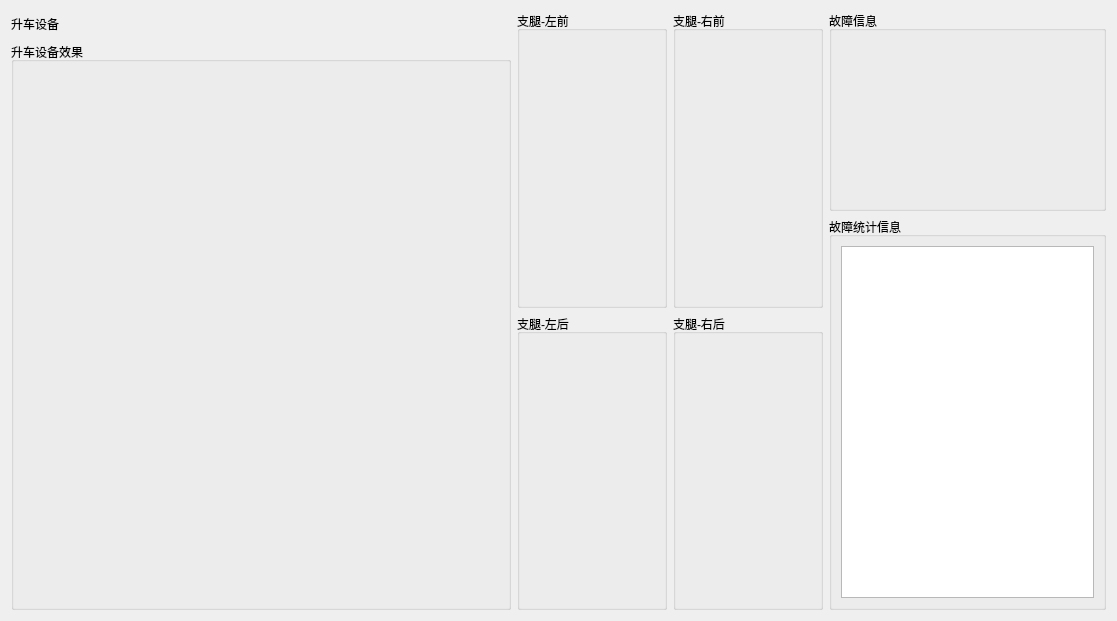
<?xml version="1.0" encoding="UTF-8"?>
<ui version="4.0">
 <class>RaiseEquipWgt</class>
 <widget class="QWidget" name="RaiseEquipWgt">
  <property name="geometry">
   <rect>
    <x>0</x>
    <y>0</y>
    <width>1117</width>
    <height>621</height>
   </rect>
  </property>
  <property name="windowTitle">
   <string>Form</string>
  </property>
  <layout class="QHBoxLayout" name="horizontalLayout">
   <item>
    <layout class="QVBoxLayout" name="verticalLayout"/>
   </item>
   <item>
    <layout class="QVBoxLayout" name="verticalLayout_2"/>
   </item>
   <item>
    <layout class="QVBoxLayout" name="verticalLayout_3">
     <item>
      <widget class="QLabel" name="label">
       <property name="maximumSize">
        <size>
         <width>16777215</width>
         <height>25</height>
        </size>
       </property>
       <property name="text">
        <string>升车设备</string>
       </property>
      </widget>
     </item>
     <item>
      <widget class="QGroupBox" name="groupBox">
       <property name="minimumSize">
        <size>
         <width>500</width>
         <height>0</height>
        </size>
       </property>
       <property name="title">
        <string>升车设备效果</string>
       </property>
      </widget>
     </item>
    </layout>
   </item>
   <item>
    <layout class="QGridLayout" name="gridLayout">
     <item row="1" column="0">
      <widget class="QGroupBox" name="groupBox_4">
       <property name="minimumSize">
        <size>
         <width>150</width>
         <height>0</height>
        </size>
       </property>
       <property name="title">
        <string>支腿-左后</string>
       </property>
       <layout class="QGridLayout" name="gridLayout_4">
        <item row="0" column="0">
         <widget class="QLineEdit" name="EditMacPosLB">
          <property name="styleSheet">
           <string notr="true">background:transparent;
border-width:0;
border-style:outset</string>
          </property>
          <property name="readOnly">
           <bool>true</bool>
          </property>
         </widget>
        </item>
        <item row="1" column="0">
         <widget class="QLineEdit" name="EditMacEleLB">
          <property name="styleSheet">
           <string notr="true">background:transparent;
border-width:0;
border-style:outset</string>
          </property>
          <property name="readOnly">
           <bool>true</bool>
          </property>
         </widget>
        </item>
        <item row="2" column="0">
         <widget class="QLineEdit" name="EditMacSpdLB">
          <property name="styleSheet">
           <string notr="true">background:transparent;
border-width:0;
border-style:outset</string>
          </property>
          <property name="readOnly">
           <bool>true</bool>
          </property>
         </widget>
        </item>
        <item row="3" column="0">
         <widget class="QLineEdit" name="EditMacTempLB">
          <property name="styleSheet">
           <string notr="true">background:transparent;
border-width:0;
border-style:outset</string>
          </property>
          <property name="readOnly">
           <bool>true</bool>
          </property>
         </widget>
        </item>
        <item row="4" column="0">
         <widget class="QLineEdit" name="EditLegDisLB">
          <property name="styleSheet">
           <string notr="true">background:transparent;
border-width:0;
border-style:outset</string>
          </property>
          <property name="readOnly">
           <bool>true</bool>
          </property>
         </widget>
        </item>
        <item row="5" column="0">
         <widget class="QLineEdit" name="EditOutLimitLB">
          <property name="styleSheet">
           <string notr="true">background:transparent;
border-width:0;
border-style:outset</string>
          </property>
          <property name="readOnly">
           <bool>true</bool>
          </property>
         </widget>
        </item>
        <item row="6" column="0">
         <widget class="QLineEdit" name="EditInLimitLB">
          <property name="styleSheet">
           <string notr="true">background:transparent;
border-width:0;
border-style:outset</string>
          </property>
          <property name="readOnly">
           <bool>true</bool>
          </property>
         </widget>
        </item>
       </layout>
      </widget>
     </item>
     <item row="1" column="1">
      <widget class="QGroupBox" name="groupBox_5">
       <property name="minimumSize">
        <size>
         <width>150</width>
         <height>0</height>
        </size>
       </property>
       <property name="title">
        <string>支腿-右后</string>
       </property>
       <layout class="QGridLayout" name="gridLayout_6">
        <item row="0" column="0">
         <widget class="QLineEdit" name="EditMacPosRB">
          <property name="styleSheet">
           <string notr="true">background:transparent;
border-width:0;
border-style:outset</string>
          </property>
          <property name="readOnly">
           <bool>true</bool>
          </property>
         </widget>
        </item>
        <item row="1" column="0">
         <widget class="QLineEdit" name="EditMacEleRB">
          <property name="styleSheet">
           <string notr="true">background:transparent;
border-width:0;
border-style:outset</string>
          </property>
          <property name="readOnly">
           <bool>true</bool>
          </property>
         </widget>
        </item>
        <item row="2" column="0">
         <widget class="QLineEdit" name="EditMacSpdRB">
          <property name="styleSheet">
           <string notr="true">background:transparent;
border-width:0;
border-style:outset</string>
          </property>
          <property name="readOnly">
           <bool>true</bool>
          </property>
         </widget>
        </item>
        <item row="3" column="0">
         <widget class="QLineEdit" name="EditMacTempRB">
          <property name="styleSheet">
           <string notr="true">background:transparent;
border-width:0;
border-style:outset</string>
          </property>
          <property name="readOnly">
           <bool>true</bool>
          </property>
         </widget>
        </item>
        <item row="4" column="0">
         <widget class="QLineEdit" name="EditLegDisRB">
          <property name="styleSheet">
           <string notr="true">background:transparent;
border-width:0;
border-style:outset</string>
          </property>
          <property name="readOnly">
           <bool>true</bool>
          </property>
         </widget>
        </item>
        <item row="5" column="0">
         <widget class="QLineEdit" name="EditOutLimitRB">
          <property name="styleSheet">
           <string notr="true">background:transparent;
border-width:0;
border-style:outset</string>
          </property>
          <property name="readOnly">
           <bool>true</bool>
          </property>
         </widget>
        </item>
        <item row="6" column="0">
         <widget class="QLineEdit" name="EditInLimitRB">
          <property name="styleSheet">
           <string notr="true">background:transparent;
border-width:0;
border-style:outset</string>
          </property>
          <property name="readOnly">
           <bool>true</bool>
          </property>
         </widget>
        </item>
       </layout>
      </widget>
     </item>
     <item row="0" column="1">
      <widget class="QGroupBox" name="groupBox_3">
       <property name="minimumSize">
        <size>
         <width>150</width>
         <height>0</height>
        </size>
       </property>
       <property name="title">
        <string>支腿-右前</string>
       </property>
       <layout class="QGridLayout" name="gridLayout_5">
        <item row="0" column="0">
         <widget class="QLineEdit" name="EditMacPosRF">
          <property name="styleSheet">
           <string notr="true">background:transparent;
border-width:0;
border-style:outset</string>
          </property>
          <property name="readOnly">
           <bool>true</bool>
          </property>
         </widget>
        </item>
        <item row="1" column="0">
         <widget class="QLineEdit" name="EditMacEleRF">
          <property name="styleSheet">
           <string notr="true">background:transparent;
border-width:0;
border-style:outset</string>
          </property>
          <property name="readOnly">
           <bool>true</bool>
          </property>
         </widget>
        </item>
        <item row="2" column="0">
         <widget class="QLineEdit" name="EditMacSpdRF">
          <property name="styleSheet">
           <string notr="true">background:transparent;
border-width:0;
border-style:outset</string>
          </property>
          <property name="readOnly">
           <bool>true</bool>
          </property>
         </widget>
        </item>
        <item row="3" column="0">
         <widget class="QLineEdit" name="EditMacTempRF">
          <property name="styleSheet">
           <string notr="true">background:transparent;
border-width:0;
border-style:outset</string>
          </property>
          <property name="readOnly">
           <bool>true</bool>
          </property>
         </widget>
        </item>
        <item row="4" column="0">
         <widget class="QLineEdit" name="EditLegDisRF">
          <property name="styleSheet">
           <string notr="true">background:transparent;
border-width:0;
border-style:outset</string>
          </property>
          <property name="readOnly">
           <bool>true</bool>
          </property>
         </widget>
        </item>
        <item row="5" column="0">
         <widget class="QLineEdit" name="EditOutLimitRF">
          <property name="styleSheet">
           <string notr="true">background:transparent;
border-width:0;
border-style:outset</string>
          </property>
          <property name="readOnly">
           <bool>true</bool>
          </property>
         </widget>
        </item>
        <item row="6" column="0">
         <widget class="QLineEdit" name="EditInLimitRF">
          <property name="styleSheet">
           <string notr="true">background:transparent;
border-width:0;
border-style:outset</string>
          </property>
          <property name="readOnly">
           <bool>true</bool>
          </property>
         </widget>
        </item>
       </layout>
      </widget>
     </item>
     <item row="0" column="0">
      <widget class="QGroupBox" name="groupBox_2">
       <property name="minimumSize">
        <size>
         <width>150</width>
         <height>0</height>
        </size>
       </property>
       <property name="title">
        <string>支腿-左前</string>
       </property>
       <layout class="QGridLayout" name="gridLayout_3">
        <item row="0" column="0">
         <widget class="QLineEdit" name="EditMacPosLF">
          <property name="styleSheet">
           <string notr="true">background:transparent;
border-width:0;
border-style:outset</string>
          </property>
          <property name="readOnly">
           <bool>true</bool>
          </property>
         </widget>
        </item>
        <item row="1" column="0">
         <widget class="QLineEdit" name="EditMacEleLF">
          <property name="styleSheet">
           <string notr="true">background:transparent;
border-width:0;
border-style:outset</string>
          </property>
          <property name="readOnly">
           <bool>true</bool>
          </property>
         </widget>
        </item>
        <item row="2" column="0">
         <widget class="QLineEdit" name="EditMacSpdLF">
          <property name="styleSheet">
           <string notr="true">background:transparent;
border-width:0;
border-style:outset</string>
          </property>
          <property name="readOnly">
           <bool>true</bool>
          </property>
         </widget>
        </item>
        <item row="3" column="0">
         <widget class="QLineEdit" name="EditMacTempLF">
          <property name="styleSheet">
           <string notr="true">background:transparent;
border-width:0;
border-style:outset</string>
          </property>
          <property name="readOnly">
           <bool>true</bool>
          </property>
         </widget>
        </item>
        <item row="4" column="0">
         <widget class="QLineEdit" name="EditLegDisLF">
          <property name="styleSheet">
           <string notr="true">background:transparent;
border-width:0;
border-style:outset</string>
          </property>
          <property name="readOnly">
           <bool>true</bool>
          </property>
         </widget>
        </item>
        <item row="5" column="0">
         <widget class="QLineEdit" name="EditOutLimitLF">
          <property name="styleSheet">
           <string notr="true">background:transparent;
border-width:0;
border-style:outset</string>
          </property>
          <property name="readOnly">
           <bool>true</bool>
          </property>
         </widget>
        </item>
        <item row="6" column="0">
         <widget class="QLineEdit" name="EditInLimitLF">
          <property name="styleSheet">
           <string notr="true">background:transparent;
border-width:0;
border-style:outset</string>
          </property>
          <property name="readOnly">
           <bool>true</bool>
          </property>
         </widget>
        </item>
       </layout>
      </widget>
     </item>
    </layout>
   </item>
   <item>
    <layout class="QVBoxLayout" name="verticalLayout_4">
     <item>
      <widget class="QGroupBox" name="groupBox_6">
       <property name="minimumSize">
        <size>
         <width>0</width>
         <height>200</height>
        </size>
       </property>
       <property name="title">
        <string>故障信息</string>
       </property>
      </widget>
     </item>
     <item>
      <widget class="QGroupBox" name="groupBox_7">
       <property name="title">
        <string>故障统计信息</string>
       </property>
       <layout class="QGridLayout" name="gridLayout_2">
        <item row="0" column="0">
         <widget class="QListWidget" name="listWidget"/>
        </item>
       </layout>
      </widget>
     </item>
    </layout>
   </item>
  </layout>
 </widget>
 <resources/>
 <connections/>
</ui>
